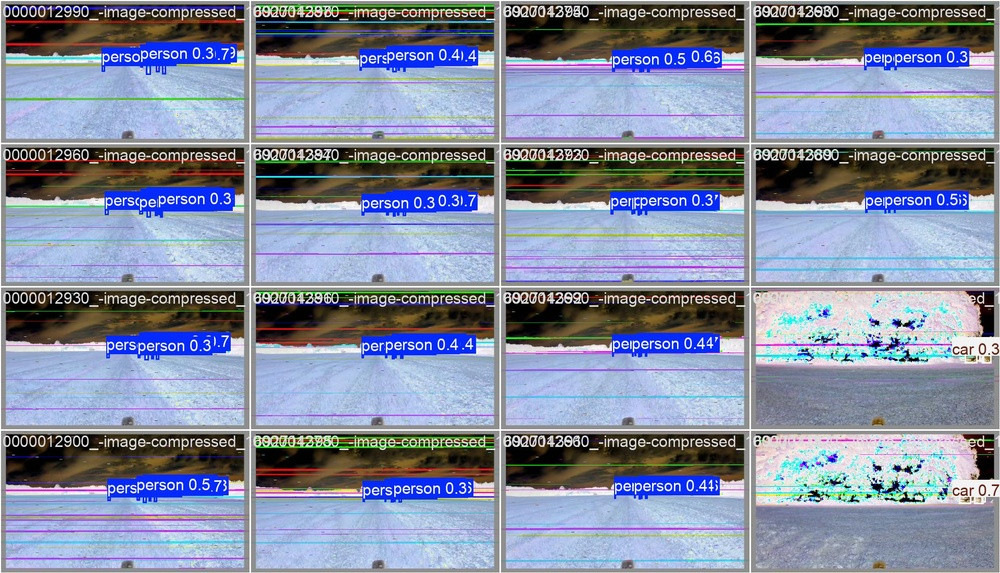
#> input picture runs/detect/evaluation5/val_batch2_pred.jpg, 1000 x 573 px, shrunk from 1920 x 1100 before the run, given in place of evaluation5, which was not available
$ python dirty_image_dataset_generator.py --src runs/detect/evaluation5 --dst out.png --pattern runs/detect/evaluation5
#> lines starting #> are read from the running program, lines starting #| are printed output that depends on the picture; pictures that were not available may be replaced by others from this repository, and a replacement may not be noted
from __future__ import annotations
import argparse
import os
import random
import shutil
import sys
from pathlib import Path
import cv2
import numpy as np

def parse_args() -> argparse.Namespace:
    p = argparse.ArgumentParser(description="Create degraded copies of an image dataset.")
    p.add_argument("--src", type=Path, required=True, help="Root folder of clean images (date subfolders, etc.)")
    p.add_argument("--dst", type=Path, required=True, help="Output root; structure mirrors --src")
    p.add_argument(
        "--pattern",
        default="*bag.bmp.jpg",
        help="Glob relative to each folder (default: *bag.bmp.jpg)",
    )
    p.add_argument("--seed", type=int, default=None, help="RNG seed for reproducibility")
    p.add_argument(
        "--intensity",
        type=float,
        default=0.65,
        help="Overall degradation strength in [0, 1] (default: 0.65)",
    )
    p.add_argument(
        "--copy-nonimages",
        action="store_true",
        help="Copy files that do not match --pattern into the same relative paths",
    )
    p.add_argument("--dry-run", action="store_true", help="Print actions only, do not write files")
    return p.parse_args()


def clamp01(x: float) -> float:
    return float(np.clip(x, 0.0, 1.0))


def _rand(rng: random.Random, low: float, high: float) -> float:
    return low + (high - low) * rng.random()


def add_gaussian_noise_bgr(img: np.ndarray, sigma: float, rng: np.random.Generator) -> np.ndarray:
    if sigma <= 0:
        return img
    noise = rng.normal(0.0, sigma, img.shape).astype(np.float32)
    out = img.astype(np.float32) + noise
    return np.clip(out, 0, 255).astype(np.uint8)


def add_salt_pepper(img: np.ndarray, amount: float, rng: np.random.Generator) -> np.ndarray:
    if amount <= 0:
        return img
    out = img.copy()
    n = int(amount * img.size / 3)
    h, w = img.shape[:2]
    ys = rng.integers(0, h, size=n)
    xs = rng.integers(0, w, size=n)
    salt = rng.random(n) > 0.5
    out[ys[salt], xs[salt]] = 255
    out[ys[~salt], xs[~salt]] = 0
    return out


def add_motion_blur_bgr(img: np.ndarray, size: int, angle_deg: float) -> np.ndarray:
    if size < 3:
        return img
    size = size | 1
    kernel = np.zeros((size, size), dtype=np.float32)
    kernel[size // 2, :] = 1.0
    kernel /= kernel.sum()
    center = (size / 2 - 0.5, size / 2 - 0.5)
    M = cv2.getRotationMatrix2D(center, angle_deg, 1.0)
    k = cv2.warpAffine(kernel, M, (size, size))
    k /= k.sum() + 1e-8
    return cv2.filter2D(img, -1, k)


def add_gaussian_blur(img: np.ndarray, ksize: int) -> np.ndarray:
    if ksize < 3:
        return img
    ksize = ksize | 1
    return cv2.GaussianBlur(img, (ksize, ksize), 0)


def add_fog_haze(img: np.ndarray, strength: float, rng: random.Random) -> np.ndarray:
    if strength <= 0:
        return img
    h, w = img.shape[:2]
    tint = np.array(
        [
            _rand(rng, 200, 255),
            _rand(rng, 200, 255),
            _rand(rng, 200, 255),
        ],
        dtype=np.float32,
    )
    fog = np.full((h, w, 3), tint, dtype=np.float32)
    alpha = strength
    out = img.astype(np.float32) * (1.0 - alpha) + fog * alpha
    gray = cv2.cvtColor(out.astype(np.uint8), cv2.COLOR_BGR2GRAY).astype(np.float32)
    gray3 = np.stack([gray, gray, gray], axis=-1)
    mix = 0.15 * strength
    out = out * (1.0 - mix) + gray3 * mix
    return np.clip(out, 0, 255).astype(np.uint8)


def add_lens_droplets(
    img: np.ndarray,
    count: int,
    rng: random.Random,
) -> np.ndarray:
    if count <= 0:
        return img
    h, w = img.shape[:2]
    overlay = img.astype(np.float32)
    for _ in range(count):
        cx = int(rng.random() * w)
        cy = int(rng.random() * h)
        ax = int(_rand(rng, w * 0.02, w * 0.08))
        ay = int(_rand(rng, h * 0.02, h * 0.08))
        angle = _rand(rng, 0, 180)
        mask = np.zeros((h, w), dtype=np.float32)
        cv2.ellipse(
            mask,
            (cx, cy),
            (max(ax, 2), max(ay, 2)),
            angle,
            0,
            360,
            1.0,
            -1,
        )
        k = int(_rand(rng, 15, 45)) | 1
        mask = cv2.GaussianBlur(mask, (k, k), 0)
        darken = _rand(rng, 0.75, 0.92)
        brighten = _rand(rng, 1.05, 1.18)
        m = mask[..., None]
        droplet = overlay * (1.0 - m * (1.0 - darken))
        sx = int(cx + _rand(rng, -ax * 0.3, ax * 0.3))
        sy = int(cy + _rand(rng, -ay * 0.3, ay * 0.3))
        spot = np.zeros((h, w), dtype=np.float32)
        r = max(2, int(min(ax, ay) * _rand(rng, 0.15, 0.35)))
        cv2.circle(spot, (sx, sy), r, 1.0, -1)
        spot = cv2.GaussianBlur(spot, (0, 0), sigmaX=r * 0.4)
        spot3 = spot[..., None]
        droplet = droplet * (1.0 - spot3) + droplet * spot3 * brighten
        overlay = droplet

    if rng.random() < 0.4:
        b, g, rch = cv2.split(overlay.astype(np.uint8))
        dx = int(_rand(rng, -2, 2))
        dy = int(_rand(rng, -2, 2))
        b = np.roll(b, dx, axis=1)
        rch = np.roll(rch, -dx, axis=1)
        overlay = cv2.merge([b, g, rch]).astype(np.float32)
    return np.clip(overlay, 0, 255).astype(np.uint8)


def add_dust_particles(img: np.ndarray, num: int, rng: random.Random) -> np.ndarray:
    out = img.copy()
    h, w = img.shape[:2]
    for _ in range(num):
        x = int(rng.random() * w)
        y = int(rng.random() * h)
        length = int(_rand(rng, 3, max(4, w // 80)))
        angle = _rand(rng, 0, 360)
        rad = np.deg2rad(angle)
        x2 = int(x + length * np.cos(rad))
        y2 = int(y + length * np.sin(rad))
        shade = int(_rand(rng, 180, 255))
        thickness = int(_rand(rng, 1, 2))
        cv2.line(out, (x, y), (x2, y2), (shade, shade, shade), thickness, cv2.LINE_AA)
        if rng.random() < 0.3:
            cv2.circle(out, (x, y), int(_rand(rng, 1, 3)), (shade, shade, shade), -1, cv2.LINE_AA)
    return out


def jpeg_degrade(img: np.ndarray, quality: int) -> np.ndarray:
    q = int(np.clip(quality, 10, 95))
    ok, buf = cv2.imencode(".jpg", img, [int(cv2.IMWRITE_JPEG_QUALITY), q])
    if not ok:
        return img
    return cv2.imdecode(buf, cv2.IMREAD_COLOR)


def random_exposure(img: np.ndarray, gamma: float, brightness: float) -> np.ndarray:
    x = img.astype(np.float32) / 255.0
    x = np.clip(x * brightness, 0, 1)
    x = np.power(x, gamma)
    return (np.clip(x, 0, 1) * 255.0).astype(np.uint8)


def degrade_image(img: np.ndarray, intensity: float, rng: random.Random, np_rng: np.random.Generator) -> np.ndarray:
    t = clamp01(intensity)
    out = img

    if rng.random() < 0.55 + 0.25 * t:
        out = add_fog_haze(out, strength=_rand(rng, 0.05, 0.22) * (0.5 + t), rng=rng)

    if rng.random() < 0.45 + 0.2 * t:
        if rng.random() < 0.55:
            k = int(_rand(rng, 3, 7 + int(5 * t))) | 1
            out = add_gaussian_blur(out, k)
        else:
            msize = int(_rand(rng, 5, 9 + int(10 * t))) | 1
            out = add_motion_blur_bgr(out, msize, angle_deg=_rand(rng, 0, 180))

    if rng.random() < 0.5 + 0.25 * t:
        n = int(_rand(rng, 2, 8 + int(12 * t)))
        out = add_lens_droplets(out, count=n, rng=rng)

    if rng.random() < 0.55 + 0.2 * t:
        particles = int(_rand(rng, 20, 120 + int(200 * t)))
        out = add_dust_particles(out, num=particles, rng=rng)

    if rng.random() < 0.65:
        sigma = _rand(rng, 2, 12 + 18 * t)
        out = add_gaussian_noise_bgr(out, sigma=sigma, rng=np_rng)
    if rng.random() < 0.35 + 0.25 * t:
        out = add_salt_pepper(out, amount=_rand(rng, 0.001, 0.012) * (0.5 + t), rng=np_rng)

    if rng.random() < 0.4:
        g = _rand(rng, 0.75, 1.35)
        b = _rand(rng, 0.85, 1.15)
        out = random_exposure(out, gamma=g, brightness=b)

    if rng.random() < 0.55 + 0.25 * t:
        q = int(_rand(rng, 35, 92 - int(35 * t)))
        out = jpeg_degrade(out, quality=max(15, q))

    if rng.random() < 0.25 * t:
        out = add_gaussian_blur(out, 3)

    return out


def ensure_dir(path: Path, dry_run: bool) -> None:
    if dry_run:
        return
    path.mkdir(parents=True, exist_ok=True)


def main() -> int:
    args = parse_args()
    if not args.src.is_dir():
        print(f"Source is not a directory: {args.src}", file=sys.stderr)
        return 1

    rng = random.Random(args.seed)
    np_seed = args.seed if args.seed is not None else None
    np_rng = np.random.default_rng(np_seed)

    t = clamp01(args.intensity)
    n_files = 0
    n_copied = 0

    for root, _dirnames, filenames in os.walk(args.src, topdown=True):
        dirpath = Path(root)
        rel = dirpath.relative_to(args.src)
        out_dir = args.dst / rel
        ensure_dir(out_dir, args.dry_run)

        matched = list(dirpath.glob(args.pattern))
        matched_set = {p.name for p in matched}

        for path in matched:
            n_files += 1
            dst_path = out_dir / path.name
            if args.dry_run:
                print(f"would degrade: {path} -> {dst_path}")
                continue
            img = cv2.imread(str(path), cv2.IMREAD_COLOR)
#> img is the input picture: shape (573, 1000, 3); mean B, G, R 161.7, 140.8, 132.7
            if img is None:
                print(f"skip (unreadable): {path}", file=sys.stderr)
                continue
            dirty = degrade_image(img, intensity=t, rng=rng, np_rng=np_rng)
#> after the loop in add_lens_droplets, `for _ in range(count):`:
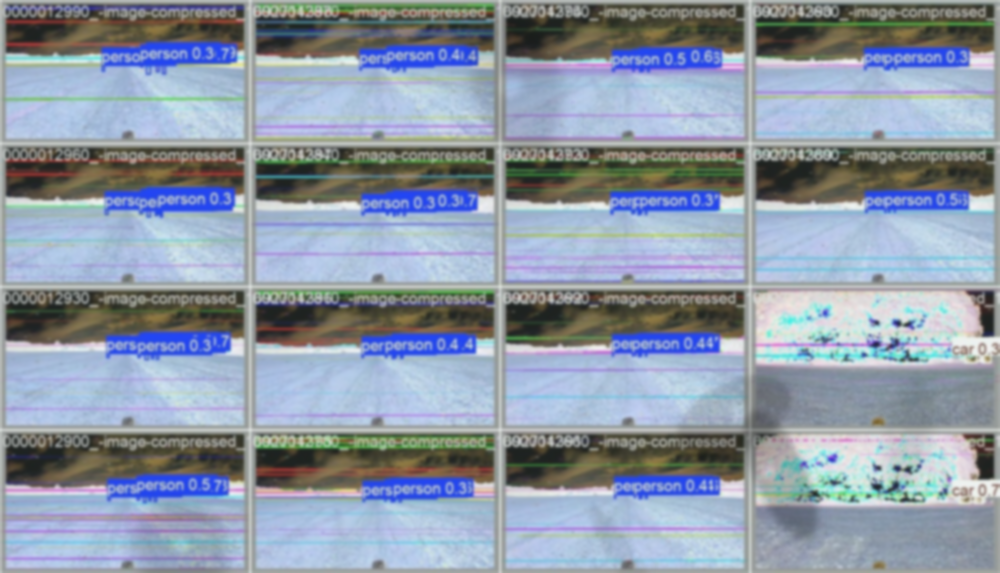
#> droplet: shape (573, 1000, 3) float32; mean B, G, R 167.3, 152.3, 141.3
#> after the loop in add_lens_droplets, `for _ in range(count):`:
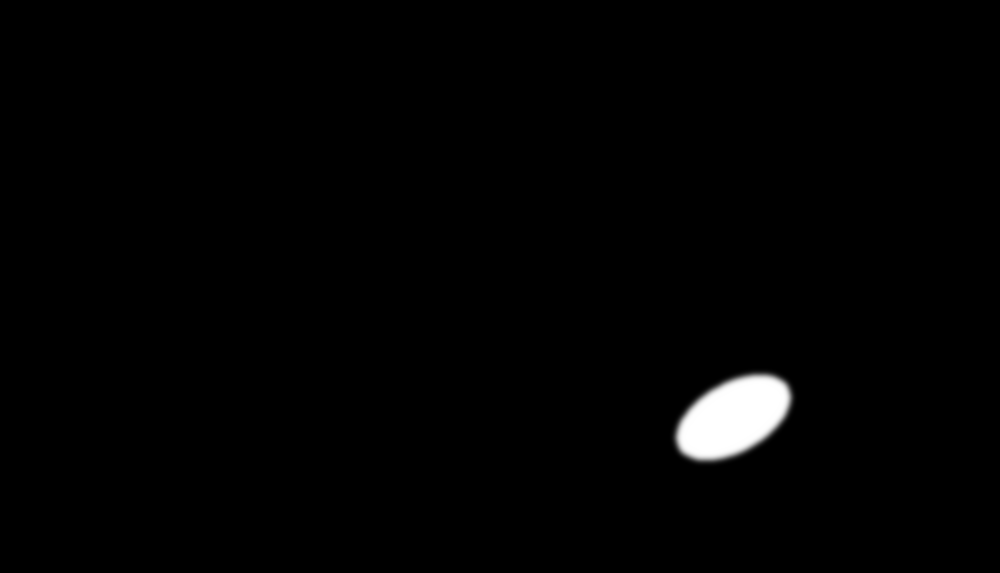
#> mask: shape (573, 1000) float32; min 0, max 1, mean 0.0118
#> in add_lens_droplets, `b, g, rch = cv2.split(overlay.astype(np.uint8))`:
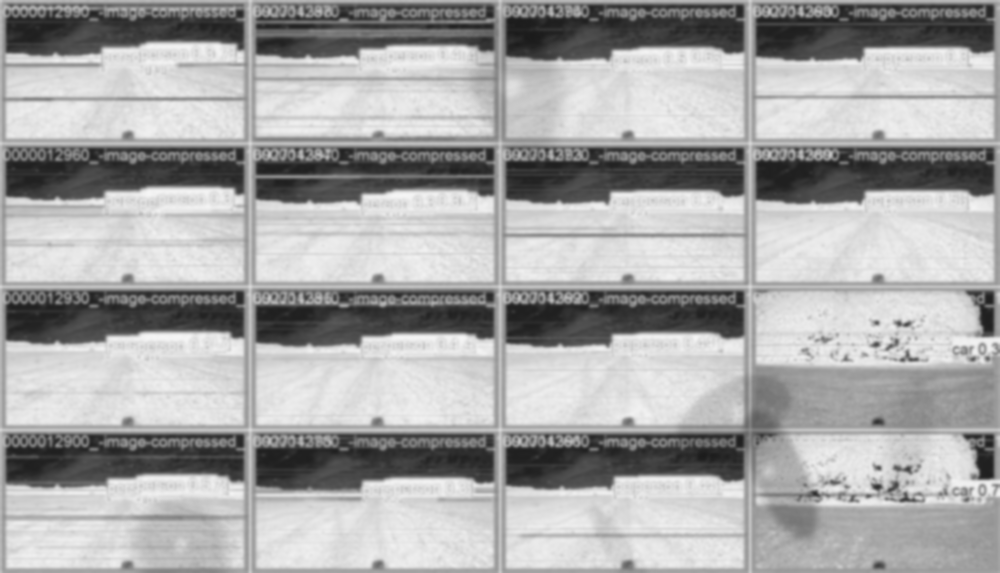
#> b: shape (573, 1000); min 27, max 245, mean 167.3
#> in add_lens_droplets, `b, g, rch = cv2.split(overlay.astype(np.uint8))`:
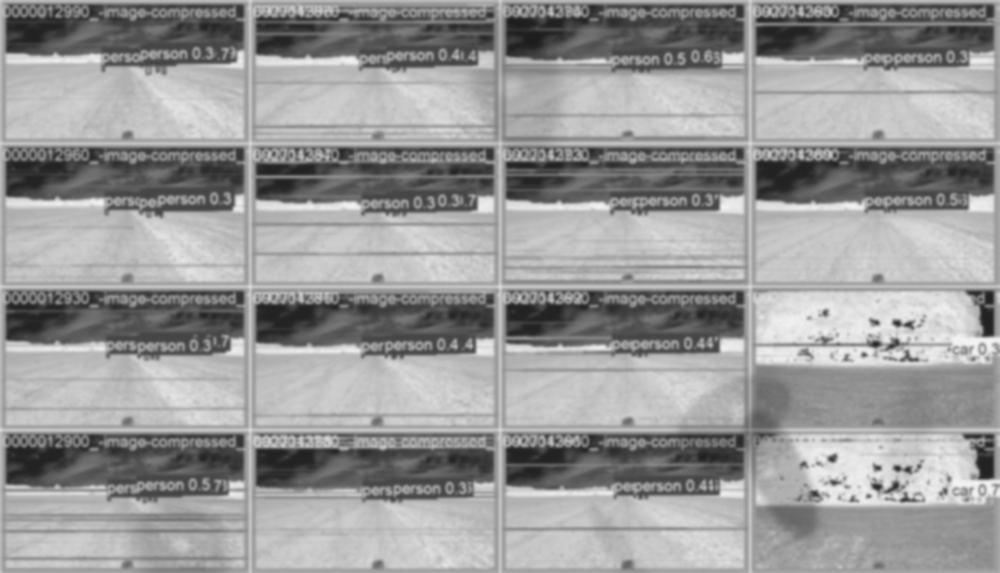
#> g: shape (573, 1000); min 29, max 243, mean 152.2
#> in add_lens_droplets, `b, g, rch = cv2.split(overlay.astype(np.uint8))`:
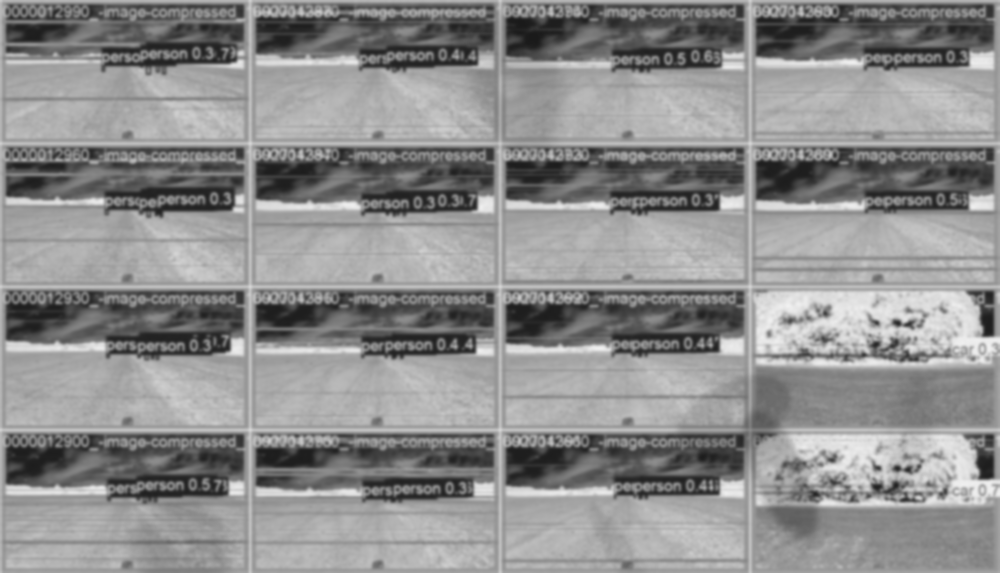
#> rch: shape (573, 1000); min 26, max 240, mean 141.3
#> in add_lens_droplets, `dx = int(_rand(rng, -2, 2))`: dx = 1
#> after the loop in add_dust_particles, `for _ in range(num):`:
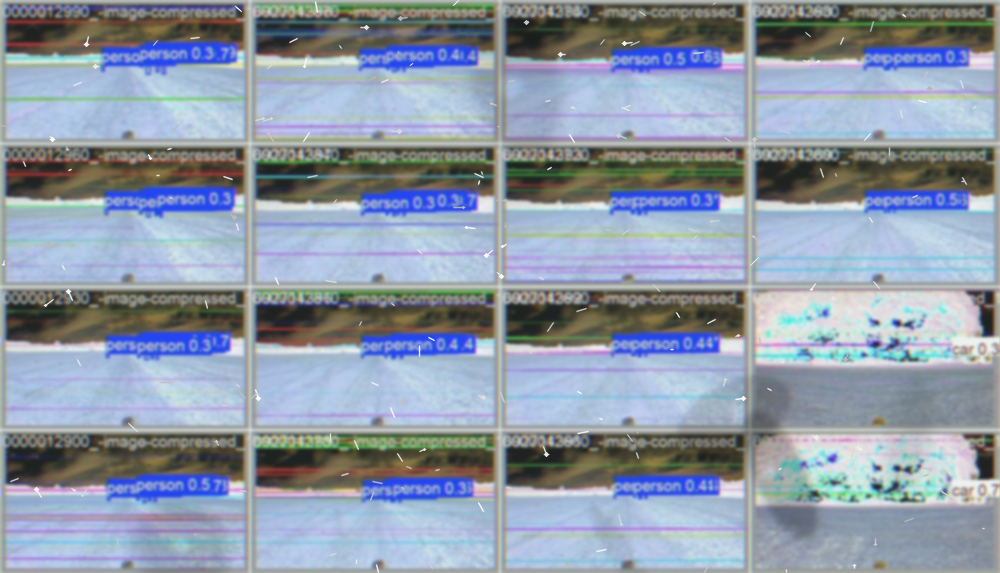
#> out: shape (573, 1000, 3); mean B, G, R 167.5, 152.5, 141.6
#> in add_salt_pepper, `out[ys[~salt], xs[~salt]] = 0`:
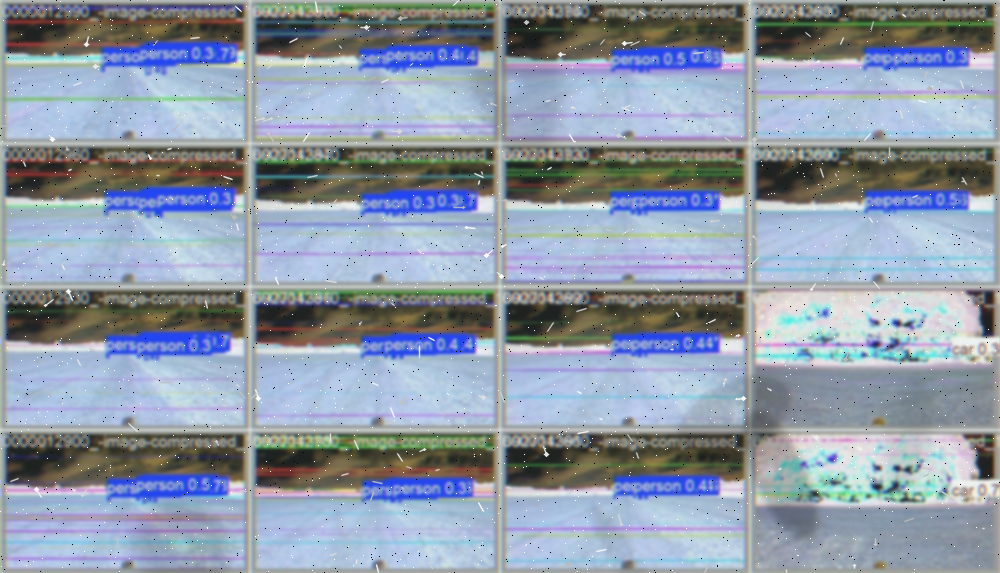
#> out: shape (573, 1000, 3); mean B, G, R 167.3, 152.4, 141.5
            cv2.imwrite(str(dst_path), dirty)
            n_copied += 1

        if args.copy_nonimages:
            for name in filenames:
                if name in matched_set:
                    continue
                src_file = dirpath / name
                if not src_file.is_file():
                    continue
                dst_file = out_dir / name
                if args.dry_run:
                    print(f"would copy: {src_file} -> {dst_file}")
                    continue
                shutil.copy2(src_file, dst_file)
                n_copied += 1

    if args.dry_run:
        print(f"Dry run: {n_files} image(s) matched '{args.pattern}'.")
    else:
        print(f"Done. Wrote {n_copied} file(s) under {args.dst} ({n_files} images matched).")
    return 0


if __name__ == "__main__":
    raise SystemExit(main())
#> (the program exits here)
